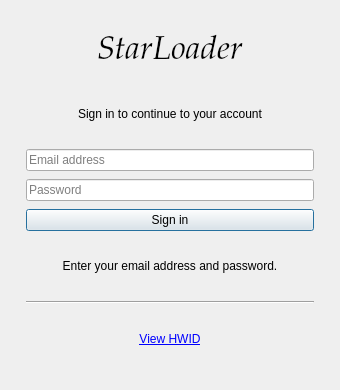
<?xml version="1.0" encoding="UTF-8"?>
<ui version="4.0">
 <class>LoginWindow</class>
 <widget class="QMainWindow" name="LoginWindow">
  <property name="geometry">
   <rect>
    <x>0</x>
    <y>0</y>
    <width>340</width>
    <height>390</height>
   </rect>
  </property>
  <property name="minimumSize">
   <size>
    <width>340</width>
    <height>390</height>
   </size>
  </property>
  <property name="maximumSize">
   <size>
    <width>340</width>
    <height>390</height>
   </size>
  </property>
  <property name="windowTitle">
   <string>StarLoader</string>
  </property>
  <widget class="QWidget" name="centralwidget">
   <layout class="QVBoxLayout" name="pageLayout">
    <property name="leftMargin">
     <number>8</number>
    </property>
    <property name="topMargin">
     <number>8</number>
    </property>
    <property name="rightMargin">
     <number>8</number>
    </property>
    <property name="bottomMargin">
     <number>8</number>
    </property>
    <item>
     <widget class="QFrame" name="loginCard">
      <layout class="QVBoxLayout" name="cardLayout">
      <property name="spacing">
       <number>8</number>
      </property>
      <property name="leftMargin">
       <number>18</number>
      </property>
      <property name="topMargin">
       <number>16</number>
      </property>
      <property name="rightMargin">
       <number>18</number>
      </property>
      <property name="bottomMargin">
       <number>16</number>
      </property>
      <item>
       <widget class="QLabel" name="titleLabel">
        <property name="font">
         <font>
          <family>Palatino Linotype</family>
          <pointsize>25</pointsize>
          <italic>true</italic>
         </font>
        </property>
        <property name="text">
         <string>StarLoader</string>
        </property>
        <property name="alignment">
         <set>Qt::AlignmentFlag::AlignCenter</set>
        </property>
       </widget>
      </item>
      <item>
       <widget class="QLabel" name="subtitleLabel">
        <property name="text">
         <string>Sign in to continue to your account</string>
        </property>
        <property name="alignment">
         <set>Qt::AlignmentFlag::AlignCenter</set>
        </property>
       </widget>
      </item>
      <item>
       <widget class="QLineEdit" name="emailLineEdit">
        <property name="placeholderText">
         <string>Email address</string>
        </property>
        <property name="clearButtonEnabled">
         <bool>true</bool>
        </property>
       </widget>
      </item>
      <item>
       <widget class="QLineEdit" name="passwordLineEdit">
        <property name="echoMode">
         <enum>QLineEdit::EchoMode::Password</enum>
        </property>
        <property name="placeholderText">
         <string>Password</string>
        </property>
       </widget>
      </item>
      <item>
       <widget class="QPushButton" name="loginButton">
        <property name="cursor">
         <cursorShape>PointingHandCursor</cursorShape>
        </property>
        <property name="text">
         <string>Sign in</string>
        </property>
        <property name="default">
         <bool>true</bool>
        </property>
       </widget>
      </item>
      <item>
       <widget class="QLabel" name="statusLabel">
        <property name="text">
         <string>Enter your email address and password.</string>
        </property>
        <property name="alignment">
         <set>Qt::AlignmentFlag::AlignCenter</set>
        </property>
       </widget>
      </item>
      <item>
       <widget class="Line" name="divider">
        <property name="orientation">
         <enum>Qt::Orientation::Horizontal</enum>
        </property>
       </widget>
      </item>
      <item>
       <widget class="QLabel" name="hwidLink">
        <property name="text">
         <string>&lt;a href=&quot;hwid&quot;&gt;View HWID&lt;/a&gt;</string>
        </property>
        <property name="textFormat">
         <enum>Qt::TextFormat::RichText</enum>
        </property>
        <property name="textInteractionFlags">
         <set>Qt::TextInteractionFlag::LinksAccessibleByKeyboard|Qt::TextInteractionFlag::LinksAccessibleByMouse</set>
        </property>
        <property name="openExternalLinks">
         <bool>false</bool>
        </property>
        <property name="alignment">
         <set>Qt::AlignmentFlag::AlignCenter</set>
        </property>
       </widget>
      </item>
      </layout>
     </widget>
    </item>
   </layout>
  </widget>
 </widget>
 <tabstops>
  <tabstop>emailLineEdit</tabstop>
  <tabstop>passwordLineEdit</tabstop>
  <tabstop>loginButton</tabstop>
 </tabstops>
 <resources/>
 <connections/>
</ui>
